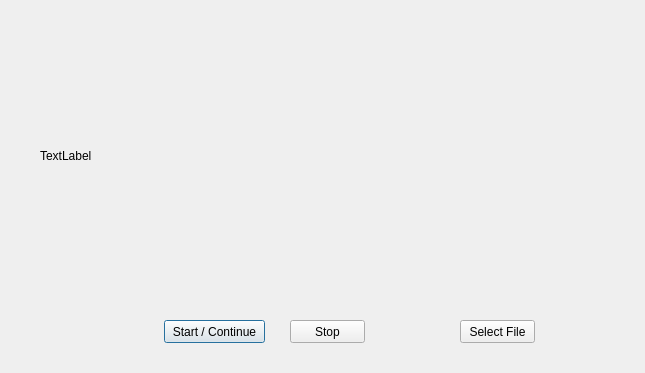
<?xml version="1.0" encoding="UTF-8"?>
<ui version="4.0">
 <class>Dialog</class>
 <widget class="QDialog" name="Dialog">
  <property name="geometry">
   <rect>
    <x>0</x>
    <y>0</y>
    <width>645</width>
    <height>373</height>
   </rect>
  </property>
  <property name="windowTitle">
   <string>PreviewVideo</string>
  </property>
  <widget class="QLabel" name="label_frame">
   <property name="geometry">
    <rect>
     <x>40</x>
     <y>20</y>
     <width>551</width>
     <height>271</height>
    </rect>
   </property>
   <property name="text">
    <string>TextLabel</string>
   </property>
  </widget>
  <widget class="QPushButton" name="pushButton_start">
   <property name="geometry">
    <rect>
     <x>164</x>
     <y>320</y>
     <width>101</width>
     <height>23</height>
    </rect>
   </property>
   <property name="text">
    <string>Start / Continue</string>
   </property>
  </widget>
  <widget class="QPushButton" name="pushButton_stop">
   <property name="geometry">
    <rect>
     <x>290</x>
     <y>320</y>
     <width>75</width>
     <height>23</height>
    </rect>
   </property>
   <property name="text">
    <string>Stop</string>
   </property>
  </widget>
  <widget class="QPushButton" name="pushButton_select_file">
   <property name="geometry">
    <rect>
     <x>460</x>
     <y>320</y>
     <width>75</width>
     <height>23</height>
    </rect>
   </property>
   <property name="text">
    <string>Select File</string>
   </property>
  </widget>
 </widget>
 <resources/>
 <connections/>
</ui>
